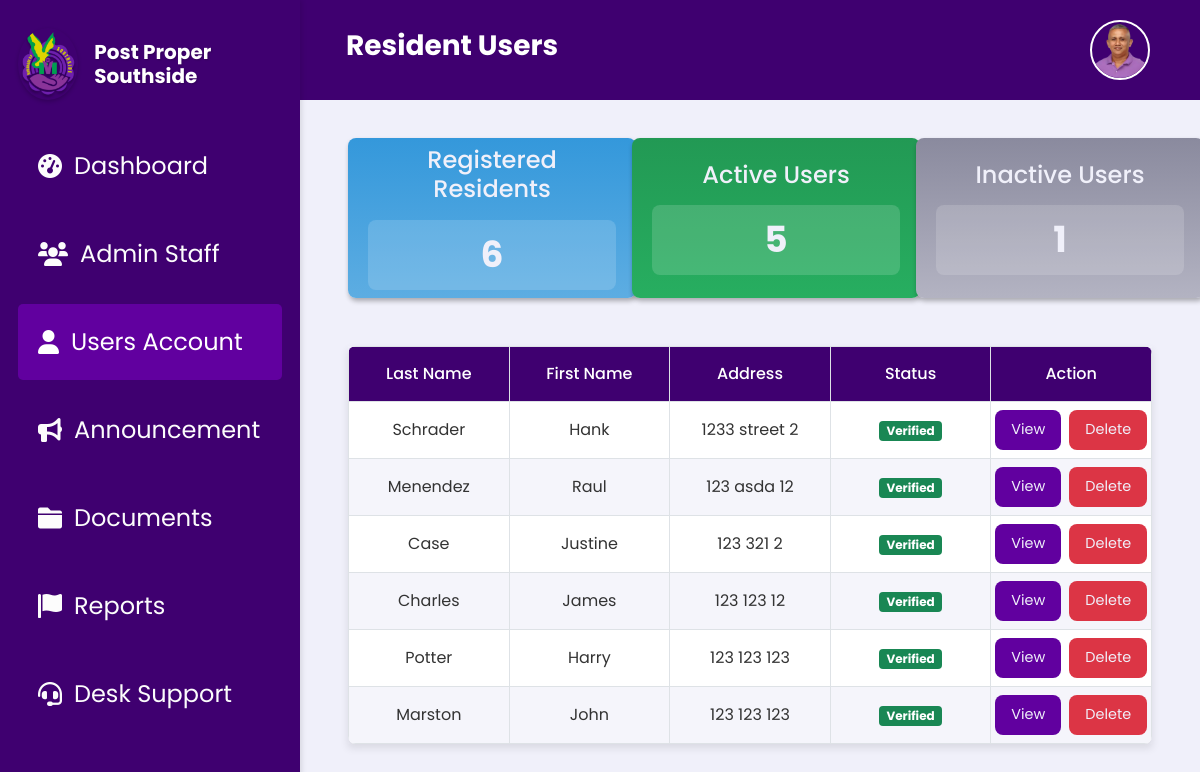
/users.php (signed in), run on the app's committed database.
### tables this page shows
CREATE TABLE `user_accounts` (
  `id` int(11) NOT NULL,
  `firstName` varchar(50) NOT NULL,
  `lastName` varchar(50) NOT NULL,
  `username` varchar(50) NOT NULL,
  `age` int(11) DEFAULT NULL,
  `gender` enum('male','female') NOT NULL,
  `adrHouseNo` varchar(10) DEFAULT NULL,
  `adrZone` varchar(20) DEFAULT NULL,
  `adrStreet` varchar(100) DEFAULT NULL,
  `birthday` varchar(255) DEFAULT NULL,
  `password` varchar(255) NOT NULL,
  `user_profile_picture` longtext NOT NULL,
  `last_active` timestamp NULL DEFAULT NULL,
  `full_name` varchar(255) GENERATED ALWAYS AS (concat(`firstName`,' ',`lastName`)) STORED,
  `status` enum('pending','verified','rejected') NOT NULL DEFAULT 'pending',
  `user_valid_id` longtext DEFAULT NULL,
  `user_valid_id_back` longtext DEFAULT NULL
);

### users.php (the view, shortened to what this page needs)
<?php
include 'db.php';
$inactiveThreshold = date('Y-m-d H:i:s', strtotime('-30 days'));
try {
    $sql = "SELECT id, firstName, lastName, age, gender, adrHouseNo, adrZone, adrStreet, birthday, status FROM user_accounts";
    $stmt = $conn->prepare($sql);
    $stmt->execute();
    $users = $stmt->fetchAll(PDO::FETCH_ASSOC);
    $registeredResidentsQuery = "SELECT COUNT(*) AS count FROM user_accounts";
    $registeredResidentsResult = $conn->query($registeredResidentsQuery)->fetch(PDO::FETCH_ASSOC);
    $registeredResidentsCount = $registeredResidentsResult['count'];
    $activeUsersQuery = "SELECT COUNT(*) AS count FROM user_accounts
                        WHERE last_active >= :threshold";
    $stmt = $conn->prepare($activeUsersQuery);
    $stmt->bindParam(':threshold', $inactiveThreshold);
    $stmt->execute();
    $activeUsersResult = $stmt->fetch(PDO::FETCH_ASSOC);
    $activeUsersCount = $activeUsersResult['count'];
    $inactiveUsersCount = $registeredResidentsCount - $activeUsersCount;
} catch (PDOException $e) {
    echo "Error: " . $e->getMessage();
    exit;
}
?>
<!DOCTYPE html>
<html lang="en">
<head>
    <link rel="stylesheet" href="css/users.css">
    <link rel="stylesheet" href="https://cdn.jsdelivr.net/npm/bootstrap@5.0.2/dist/css/bootstrap.min.css">
</head>
<body>
<?php
    $pageTitle = "Resident Users";
    include 'header.php';
    include 'sidebar.php';
?>
<div class="main-content">
    <div class="container mt-4 px-4">
        <div class="row justify-content-center mb-5" style="max-width: 100vw; margin: 0 auto;">
            <div class="col-md-4 px-4">
                <div class="stat-box total-resident text-center py-3">
                    <h4>Registered Residents</h4>
                    <div class="stat-number"><?php echo $registeredResidentsCount; ?></div>
                </div>
            </div>
            <div class="col-md-4 px-4">
                <div class="stat-box active-user text-center py-3">
                    <h4>Active Users</h4>
                    <div class="stat-number"><?php echo $activeUsersCount; ?></div>
                </div>
            </div>
            <div class="col-md-4 px-4">
                <div class="stat-box inactive-user text-center py-3">
                    <h4>Inactive Users</h4>
                    <div class="stat-number"><?php echo $inactiveUsersCount; ?></div>
                </div>
            </div>
        </div>
        <div class="table-responsive">
            <table class="table table-bordered mb-0">
                <thead>
                    <tr>
                        <th data-sort="string">Last Name</th>
                        <th data-sort="string">First Name</th>
                        <th data-sort="string">Address</th>
                        <th data-sort="status">Status</th>
                        <th>Action</th>
                    </tr>
                </thead>
                <tbody>
                    <?php foreach ($users as $user): ?>
                    <tr>
                        <td><?php echo htmlspecialchars($user['lastName']); ?></td>
                        <td><?php echo htmlspecialchars($user['firstName']); ?></td>
                        <td>
                            <?php
                                echo htmlspecialchars($user['adrHouseNo']) . " " .
                                    htmlspecialchars($user['adrStreet']) . " " .
                                    htmlspecialchars($user['adrZone']);
                            ?>
                        </td>
                        <td>
                            <?php
                                $statusBadgeClass = '';
                                $status = strtolower($user['status']);
                                switch($status) {
                                    case 'verified':
                                        $statusBadgeClass = 'badge bg-success';
                                        break;
                                }
                            ?>
                            <span class="<?php echo $statusBadgeClass; ?>">
                                <?php echo ucfirst($status ?? 'pending'); ?>
                            </span>
                        </td>
                        <td>
                            <div class="d-flex justify-content-center gap-2">
                                <a href="view_user.php?id=<?php echo $user['id']; ?>" class="action-button">View</a>
                                <button class="action-button button-delete" onclick="confirmDelete(<?php echo $user['id']; ?>)">Delete</button>
                            </div>
                        </td>
                    </tr>
                    <?php endforeach; ?>
                </tbody>
            </table>
        </div>
    </div>
</div>
</body>
</html>

### header.php (shortened to what this page needs)
<!DOCTYPE html>
<html lang="en">
<head>
    <link rel="stylesheet" href="css/header.css">
    <link href="https://cdn.jsdelivr.net/npm/bootstrap@5.0.2/dist/css/bootstrap.min.css" rel="stylesheet">
</head>
<body>
<?php
require 'db.php';
$pageTitle = isset($pageTitle) ? $pageTitle : "Default Title";
if (isset($_SESSION['loggedin']) && $_SESSION['loggedin'] === true && isset($_SESSION['admin_id'])) {
    $adminId = $_SESSION['admin_id'];
    $profileLink = "admin_profile.php";
    try {
        $sql = "SELECT profile_picture FROM admin_accounts WHERE id = ?";
        $stmt = $conn->prepare($sql);
        $stmt->execute([$adminId]);
        $admin = $stmt->fetch(PDO::FETCH_ASSOC);
        $profilePicture = !empty($admin['profile_picture']) ? $admin['profile_picture'] : 'assets/profile.jpg';
    } catch (PDOException $e) {
        echo "Error fetching profile picture: " . $e->getMessage();
        $profilePicture = 'assets/profile.jpg';
    }
} else {
    $profileLink = "splash.php";
    $profilePicture = 'assets/profile.jpg';
}
?>
<div class="header-container">
    <h1 class="page-title"><?php echo $pageTitle; ?></h1>
    <div class="account">
        <a href="<?php echo $profileLink; ?>" class="account-link">
            <img src="<?php echo $profilePicture; ?>" alt="Admin Profile" class="img-fluid rounded-circle account-icon">
        </a>
    </div>
</div>
</body>
</html>

### css/Users.css (style rules this page uses)
:root { --text-dark: #06070f; --text-light: #f0f0fa; --main-color: #61009f; --header-color: #3f0070; --button-default: #8a43c5; --button-hover: #b52aff; --focus-textfield: #9b4dff; --box-shadow: 1px 3px 5px rgba(0, 0, 0, 0.3); --container-blue: linear-gradient(180deg, #3498db, #5dade2); --container-yellow: linear-gradient(180deg, #d68910, #f5b041); --container-green: linear-gradient(180deg, #229954, #27ae60); }
body { font-family: "Poppins", sans-serif; background-color: #f0f0fa !important; }
.main-content { padding-top: 1.5rem; padding-bottom: 2rem; margin-left: 18.5rem; }
.stat-box { display: flex; justify-content: center; align-items: center; font-family: "Poppins", sans-serif; border-radius: 0.5rem !important; padding: 1.25rem; border: none !important; box-shadow: var(--box-shadow); transition: transform 0.3s ease; text-align: center; color: var(--text-light); flex-direction: column; }
.stat-box h4 { font-size: 1.5rem; margin-bottom: 1rem; text-align: center; width: 100%; }
.stat-number { font-size: 2rem; font-weight: 700; border-radius: 0.5rem; width: 100%; padding: 0.5rem; background: rgba(255, 255, 255, 0.15); display: flex; justify-content: center; align-items: center; }
.total-resident { background: var(--container-blue); }
.active-user { background: var(--container-green); }
.inactive-user { background: linear-gradient(180deg, #8a8a9e, #b3b3c2); }
.table-responsive { margin: 2.813rem 1.5rem 0; max-width: 100%; display: flex; justify-content: center; box-shadow: 0 4px 8px rgba(0, 0, 0, 0.1); }
.table { font-family: "Poppins", sans-serif; width: 100%; border-collapse: collapse; table-layout: fixed; background-color: white; border-radius: 8px; overflow: hidden; box-shadow: 0 4px 6px rgba(0, 0, 0, 0.1); }
.table thead th { background-color: var(--header-color) !important; color: white !important; font-weight: 500; padding: 15px 10px; text-align: center; }
.table tbody tr:nth-child(odd) { background-color: #ffffff; }
.table tbody tr:nth-child(even) { background-color: #f5f5fb; }
.table td { word-wrap: break-word; color: #333; padding: 12px 10px; text-align: center; vertical-align: middle; }
.badge { padding: 8px 12px; font-weight: 500; font-size: 0.85rem; border-radius: 6px; }
.action-button { width: 6.25rem; height: 2.5rem; background-color: var(--main-color); color: var(--text-light); display: flex; align-items: center; justify-content: center; border: none; border-radius: 0.5rem; text-decoration: none; cursor: pointer; margin: 0 auto; transition: all 0.3s ease; font-size: 0.9rem; padding: 8px 16px; }
.button-delete { background-color: #dc3545 !important; }
.gap-2 { gap: 0.5rem !important; }
@media (max-width: 1200px) { .main-content { margin-left: 200px; } }
@media (max-width: 1200px) { .stat-box { height: 10rem; width: 18rem; } }
@media (max-width: 1200px) { .stat-box h4 { font-size: 1.5rem; } }
@media (max-width: 1200px) { .stat-number { font-size: 2.25rem; } }

### css/header.css (style rules this page uses)
* { margin: 0; padding: 0; box-sizing: border-box; }
body { padding-top: 90px; }
.header-container { background-color: #3f0070; padding: 20px 50px; margin-left: 18.5rem; text-align: left; position: fixed; display: flex; justify-content: space-between; align-items: center; width: calc(100% - 18.5rem); z-index: 1000; top: 0; right: 0; }
.page-title { font-size: 28px; color: #ffffff; font-weight: bold; font-family: "Poppins", sans-serif; }
.account { display: flex; align-items: center; }
.account-link { display: inline-block; }
.account-icon { width: 3.75rem; height: auto; border-radius: 50%; aspect-ratio: 1 / 1; object-fit: cover; border: 0.125rem solid #ffffff; transition: transform 0.3s ease; }

### css/Sidebar.css (style rules this page uses)
.main-content { margin-left: 18.75rem; }

### data on the page
user_accounts: lastName "Schrader", firstName "Hank", adrHouseNo "1233", adrStreet "street", adrZone "2", status "Verified"
user_accounts: lastName "Menendez", firstName "Raul", adrHouseNo "123", adrStreet "asda", adrZone "12", status "Verified"
user_accounts: lastName "Case", firstName "Justine", adrHouseNo "123", adrStreet "321", adrZone "2", status "Verified"
user_accounts: lastName "Charles", firstName "James", adrHouseNo "123", adrStreet "123", adrZone "12", status "Verified"
user_accounts: lastName "Potter", firstName "Harry", adrHouseNo "123", adrStreet "123", adrZone "123", status "Verified"
user_accounts: lastName "Marston", firstName "John", adrHouseNo "123", adrStreet "123", adrZone "123", status "Verified"

### other printed values
$pageTitle "Resident Users"
$registeredResidentsCount "6"
$activeUsersCount "5"
$inactiveUsersCount "1"
